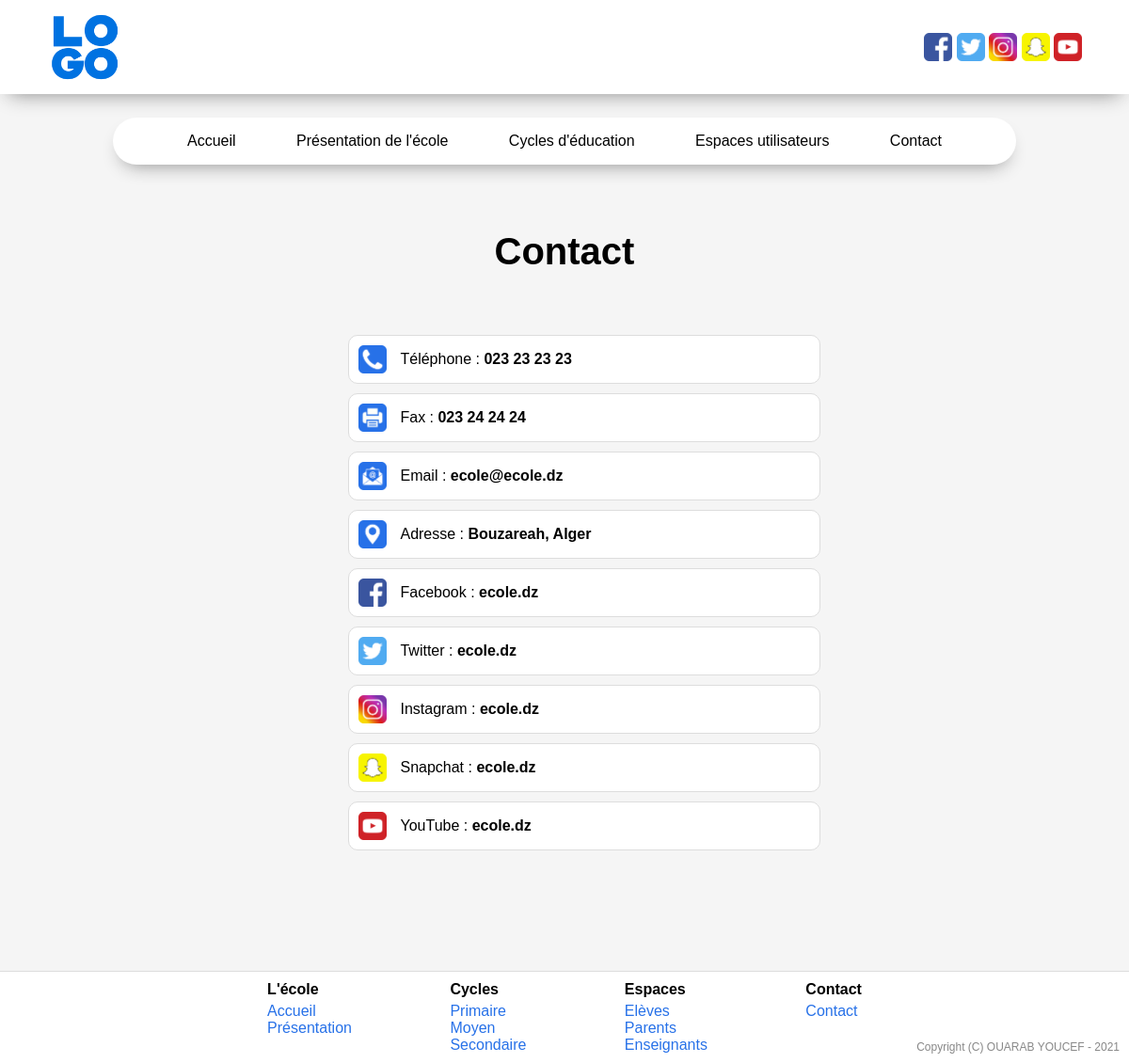
The app's page /Projet/contact with its own data.
### tables this page shows
CREATE TABLE `contact` (
  `id_contact` int(11) NOT NULL,
  `cle` enum('tel','fax','email','adr','fb','twt','ig','sc','yt') NOT NULL,
  `valeur` tinytext NOT NULL
);

### Projet/controllers/contact.php (called while the page is built, shortened)
<?php
class Contact extends Controller {
    public function index() {
        $this->view->render("contact", "Contact");
    }
    public function getContacts() {
        $data = $this->model->getContacts();
        if ($data != SERVER_ERROR) {
            return $data;
        } else {
            header("location: ".BASE_URL."erreur/index/".$data);
        }
    }
}

### Projet/index.php (called while the page is built, shortened)
<?php
require_once LIBS."Controller.php";
require_once LIBS."Model.php";
$app = new Router();

### Projet/libs/Controller.php (called while the page is built, shortened)
<?php
class Controller {
    function loadModel($name) {
        $path = MODELS.$name."Model.php";
        if (file_exists($path)) {
            $this->model = new $model();
        } else {
            header("location: ".BASE_URL."erreur/index/".MISSING_FILES);
        }
    }
}

### Projet/libs/Model.php (called while the page is built, shortened)
<?php
class Model {
    function __construct() {
        $dsn = DB_TYPE.":host=".DB_HOST.";dbname=".DB_NAME.";charset=".DB_CHARSET.";";
        try {
            $this->db = new PDO($dsn, DB_USERNAME, DB_PASSWORD);
        } catch (PDOException $e) {
            header("location: ".BASE_URL."erreur/index/".DB_CONN_ERROR);
        }
    }
}

### Projet/models/ContactModel.php (called while the page is built, shortened)
<?php
class ContactModel extends Model {
    public function getContacts() {
        $sql = "SELECT * FROM contact";
        $query = $this->db->prepare($sql);
        $exec = $query->execute();
        $data = $exec ? $query->fetchAll() : SERVER_ERROR;
        return $data;
    }
}

### Projet/views/ContactView.php (the view, shortened to what this page needs)
<?php
class ContactView extends View {
    function __construct() {
            $this->controller = new Contact();
            $contacts = $this->controller->getContacts();
            $cles = array(
                "tel" => "Téléphone : ",
                "fax" => "Fax : ",
                "email" => "Email : ",
                "adr" => "Adresse : ",
                "fb" => "Facebook : ",
                "twt" => "Twitter : ",
                "ig" => "Instagram : ",
                "sc" => "Snapchat : ",
                "yt" => "YouTube : ",
            );
            $imgs = array(
                "tel" => BASE_URL.PUBLIC_CNT."img/tel.png",
                "fax" => BASE_URL.PUBLIC_CNT."img/fax.png",
                "email" => BASE_URL.PUBLIC_CNT."img/email.png",
                "adr" => BASE_URL.PUBLIC_CNT."img/adr.png",
                "fb" => BASE_URL.PUBLIC_CNT."img/fb.png",
                "twt" => BASE_URL.PUBLIC_CNT."img/twt.png",
                "ig" => BASE_URL.PUBLIC_CNT."img/ig.png",
                "sc" => BASE_URL.PUBLIC_CNT."img/sc.png",
                "yt" => BASE_URL.PUBLIC_CNT."img/yt.png",
            );
            ?>
            <div class="paras-wrapper">
                <h1>Contact</h1><br><br>
            </div>
<center>
            <div class="contacts-wrapper">
            <?php
            if ($contacts) {
                foreach ($contacts as $contact) {
                    ?>
                    <div class="contact">
                        <img src="<?php echo $imgs[$contact["cle"]] ?>">
                        <label class="contact-cle"><?php echo $cles[$contact["cle"]] ?></label>
                        <label class="contact-val"><?php echo $contact["valeur"] ?></label>
                    </div>
                    <?php
                }
            }
            ?>
            </div>
</center><br>
    <?php
    }
}

### Projet/views/EnteteView.php (shortened to what this page needs)
<?php
class EnteteView extends View {
    function __construct($titre = "") {
        require_once CONTROLLERS."contact.php";
        $this->controller = new Contact();
        $contacts = $this->controller->getContacts();
        $socials = array("fb", "twt", "ig", "sc", "yt");
        $links = array(
            "fb" => "https://facebook.com/",
            "twt" => "https://twitter.com/",
            "ig" => "https://instagram.com/",
            "sc" => "https://snapchat.com/",
            "yt" => "https://youtube.com/",
        );
        $imgs = array(
            "fb" => BASE_URL.PUBLIC_CNT."img/fb.png",
            "twt" => BASE_URL.PUBLIC_CNT."img/twt.png",
            "ig" => BASE_URL.PUBLIC_CNT."img/ig.png",
            "sc" => BASE_URL.PUBLIC_CNT."img/sc.png",
            "yt" => BASE_URL.PUBLIC_CNT."img/yt.png",
        );
        ?>
        <!DOCTYPE html>
        <html>
        <head>
            <link rel="stylesheet" type="text/css" href="<?php echo BASE_URL.PUBLIC_CNT; ?>css/style.css?<?php echo time()?>">
        </head>
        <body>
            <header>
                <div class="logo">
                    <img src="<?php echo BASE_URL.PUBLIC_CNT; ?>img/logo.png?<?php echo time()?>" alt="Logo">
                </div>
                <div class="socials">
                    <?php
                    if ($contacts) {
                        foreach ($contacts as $contact) {
                            if (in_array($contact["cle"], $socials)) {
                            ?>
                                <a href="<?php echo $links[$contact["cle"]].$contact["valeur"] ?>"><img src="<?php echo $imgs[$contact["cle"]] ?>?<?php echo time() ?>"></a>
                            <?php
                            }
                        }
                    }
                    ?>
                </div>
            </header>
        <?php
    }
}

### Projet/public/css/style.css (style rules this page uses)
* { margin: 0; padding: 0; font-family: Arial, Helvetica, sans-serif; }
html, body { background-color: #f5f5f5; width: 100%; height: 100%; }
body { overflow-x: hidden; }
header { background-color: #fff; width: 100%; height: 100px; box-shadow: 0px 10px 20px -10px #888; z-index: 51; margin-bottom: 25px; }
.logo { position: relative; height: 80%; top: 50%; left: 50px; transform: translate(0%, -50%); display: inline-block; }
.logo img { height: 100%; }
.socials { position: relative; height: 30%; float: right; top: 50%; right: 50px; transform: translate(0%, -50%); display: inline-block; }
.socials a img { height: 100%; }
a, a:hover, a:visited, a:focus { text-decoration: none; color: #2771e8; }
.paras-wrapper { position: relative; width: 100%; text-align: center; }
.paras-wrapper h1 { padding: 20px; font-size: 250%; }
.contacts-wrapper { position: relative; width: 40%; min-width: 350px; text-align: left; }
.contact { position: relative; width: 100%; text-align: left; padding: 10px; margin: 10px; background-color: #fff; border: 1px solid #ddd; border-radius: 10px; }
.contact img { max-width: 30px; vertical-align: middle; }
.contact label { vertical-align: middle; }
.contact .contact-cle { vertical-align: middle; padding-left: 10px; }
.contact .contact-val { vertical-align: middle; font-weight: bold; }

### records on screen
contact: shows a picture, cle "Facebook :", valeur "ecole.dz"
contact: shows a picture, cle "Twitter :", valeur "ecole.dz"
contact: shows a picture, cle "Instagram :", valeur "ecole.dz"
contact: shows a picture, cle "Snapchat :", valeur "ecole.dz"
contact: shows a picture, cle "YouTube :", valeur "ecole.dz"
contact: shows a picture, cle "Téléphone :", valeur "023 23 23 23"
contact: shows a picture, cle "Fax :", valeur "023 24 24 24"
contact: cle (picture), cle "Email :", valeur "ecole@ecole.dz"
contact: shows a picture, cle "Adresse :", valeur "Bouzareah, Alger"
